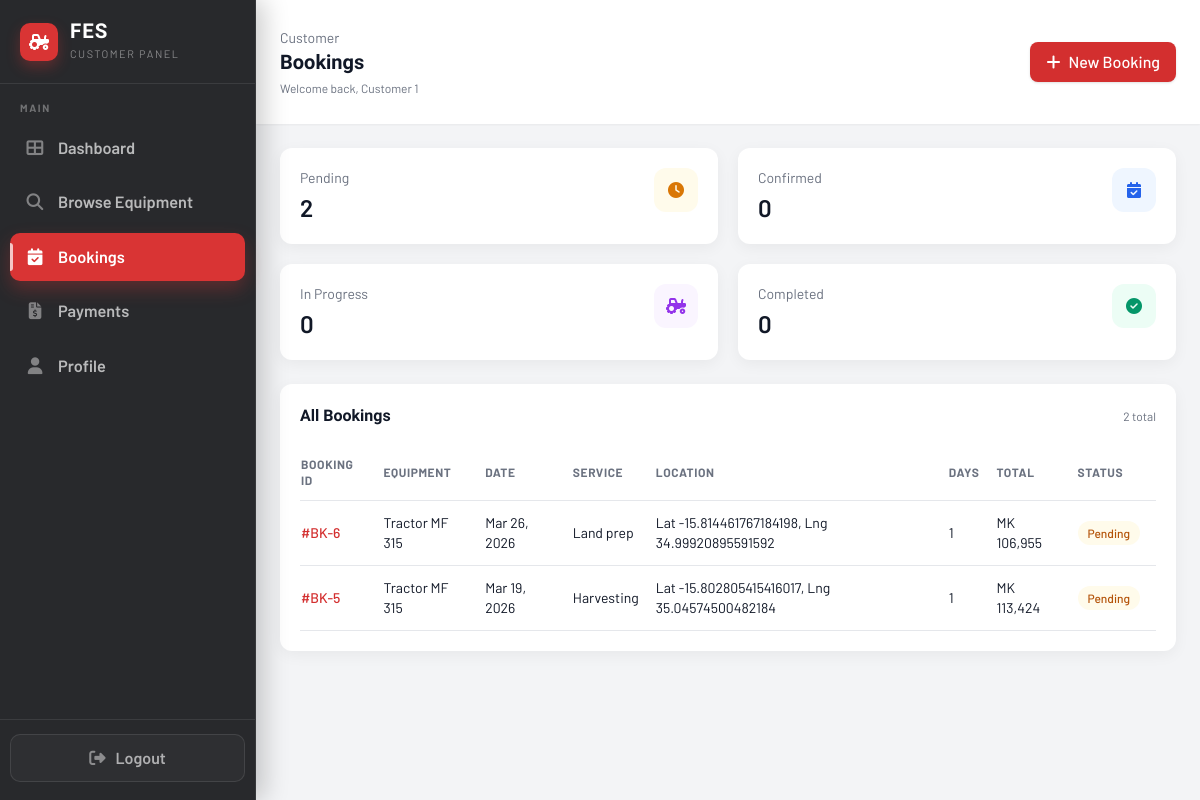
The page /Pages/customer/bookings.php (signed in) on the database as committed earlier.
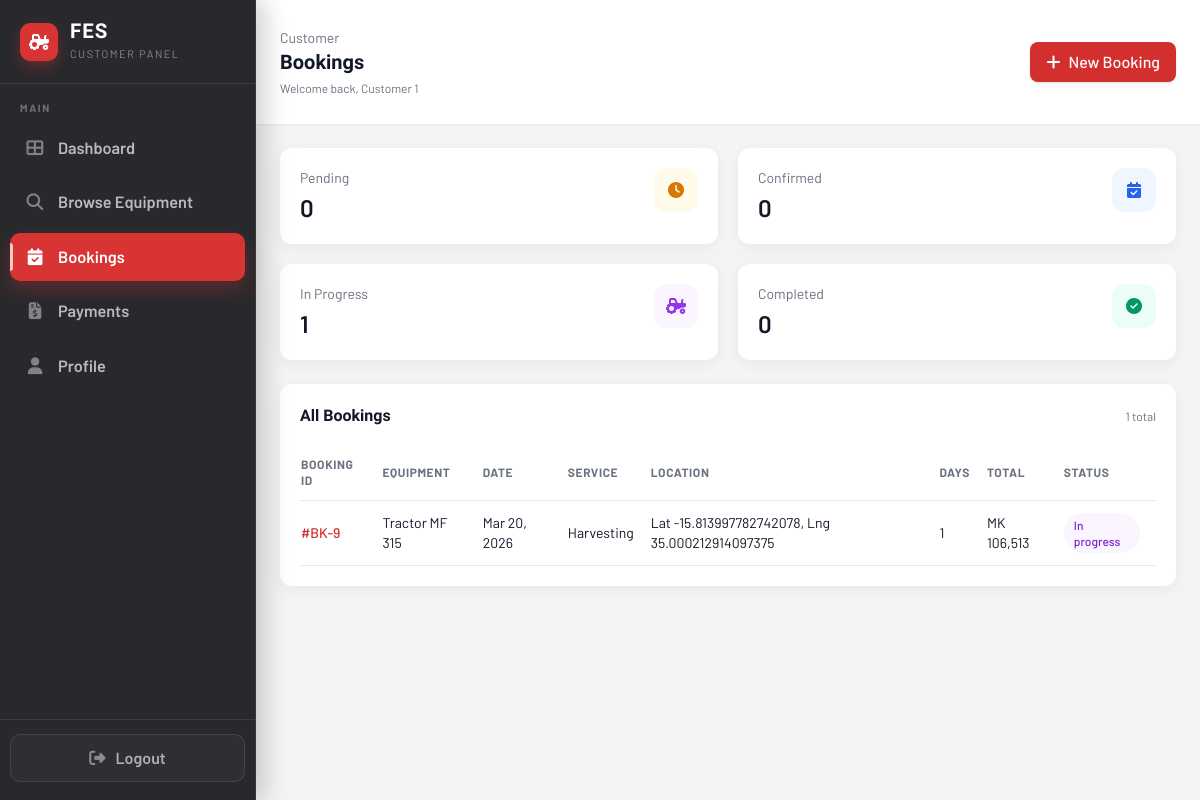
The same page on the database as committed later.
### tables this page shows
CREATE TABLE IF NOT EXISTS `bookings` (
  `booking_id` int NOT NULL AUTO_INCREMENT,
  `customer_id` int NOT NULL,
  `operator_id` int DEFAULT NULL,
  `equipment_id` varchar(50) NOT NULL,
  `booking_date` date NOT NULL,
  `service_days` int NOT NULL DEFAULT '1',
  `service_type` varchar(50) NOT NULL,
  `service_location` varchar(255) NOT NULL,
  `contact_phone` varchar(50) NOT NULL,
  `field_lat` decimal(10,7) DEFAULT NULL,
  `field_lng` decimal(10,7) DEFAULT NULL,
  `field_address` varchar(255) DEFAULT NULL,
  `field_polygon` longtext,
  `field_hectares` decimal(10,2) DEFAULT NULL,
  `notes` text,
  `estimated_total_cost` decimal(12,2) NOT NULL DEFAULT '0.00',
  `status` enum('pending','confirmed','in_progress','completed','cancelled') NOT NULL DEFAULT 'pending',
  `operator_start_time` datetime DEFAULT NULL COMMENT 'Set when operator marks job In progress',
  `operator_end_time` datetime DEFAULT NULL COMMENT 'Set when operator marks job Completed',
  `created_at` timestamp NULL DEFAULT CURRENT_TIMESTAMP,
  `updated_at` timestamp NULL DEFAULT CURRENT_TIMESTAMP ON UPDATE CURRENT_TIMESTAMP,
  PRIMARY KEY (`booking_id`),
  KEY `customer_id` (`customer_id`),
  KEY `equipment_id` (`equipment_id`),
  KEY `status` (`status`),
  KEY `idx_bookings_operator_id` (`operator_id`)
);

CREATE TABLE IF NOT EXISTS `equipment` (
  `id` int NOT NULL AUTO_INCREMENT,
  `equipment_name` varchar(255) NOT NULL,
  `category` varchar(100) NOT NULL,
  `equipment_id` varchar(100) NOT NULL,
  `model` varchar(255) DEFAULT NULL,
  `description` text NOT NULL,
  `status` enum('available','in_use','maintenance','retired') NOT NULL DEFAULT 'available',
  `location` varchar(255) NOT NULL,
  `operator_id` int DEFAULT NULL,
  `purchase_date` date DEFAULT NULL,
  `daily_rate` decimal(10,2) NOT NULL,
  `hourly_rate` decimal(10,2) DEFAULT '0.00',
  `per_hectare_rate` decimal(10,2) DEFAULT NULL,
  `fuel_type` varchar(50) DEFAULT NULL,
  `total_usage_hours` int DEFAULT '0',
  `year_manufactured` int DEFAULT NULL,
  `weight_kg` decimal(10,2) DEFAULT NULL,
  `last_maintenance` date DEFAULT NULL,
  `icon` varchar(100) NOT NULL,
  `image_path` varchar(500) DEFAULT NULL,
  `created_at` timestamp NULL DEFAULT CURRENT_TIMESTAMP,
  `updated_at` timestamp NULL DEFAULT CURRENT_TIMESTAMP ON UPDATE CURRENT_TIMESTAMP,
  PRIMARY KEY (`id`),
  KEY `operator_id` (`operator_id`)
);

### Pages/customer/bookings.php (the view, shortened to what the changed rows need)
<?php
$bookingStats = [
    'pending' => 0,
    'confirmed' => 0,
    'in_progress' => 0,
    'completed' => 0,
    'cancelled' => 0
];
$bookings = [];
try {
    $conn = getDBConnection();
    $customerId = intval($_SESSION['user_id']);
    $sql = "SELECT status, COUNT(*) as total FROM bookings WHERE customer_id = ? GROUP BY status";
    if ($stmt = $conn->prepare($sql)) {
        $stmt->bind_param('i', $customerId);
        $stmt->execute();
        $res = $stmt->get_result();
        while ($row = $res->fetch_assoc()) {
            $status = $row['status'];
            if (isset($bookingStats[$status])) {
                $bookingStats[$status] = intval($row['total']);
            }
        }
    }
    $sql = "SELECT b.booking_id, b.booking_date, b.service_days, b.service_type,
                   COALESCE(NULLIF(b.service_location, ''), b.field_address) AS service_location,
                   b.status, b.estimated_total_cost, e.equipment_name
            FROM bookings b
            JOIN equipment e ON e.equipment_id = b.equipment_id
            WHERE b.customer_id = ?
            ORDER BY b.created_at DESC";
    if ($stmt = $conn->prepare($sql)) {
        $stmt->bind_param('i', $customerId);
        $stmt->execute();
        $res = $stmt->get_result();
        while ($row = $res->fetch_assoc()) {
            $bookings[] = $row;
        }
    }
} catch (Exception $e) {
    error_log('Customer bookings data error: ' . $e->getMessage());
}
?>
<!DOCTYPE html>
<html lang="en">
<head>
    <link rel="stylesheet" href="https://cdnjs.cloudflare.com/ajax/libs/font-awesome/6.4.0/css/all.min.css">
    <script src="https://cdn.tailwindcss.com"></script>
</head>
<body>
    <div class="min-h-screen w-full bg-gray-100">
        <div class="flex min-h-screen">
            <div class="flex-1 flex flex-col min-w-0 md:ml-64">
                <header class="bg-white px-6 py-7 flex items-center justify-between shadow-sm">
                    <div class="flex items-center gap-3">
                        <div>
                            <h1 class="text-xl font-semibold text-gray-900">Bookings</h1>
                        </div>
                    </div>
                </header>
                <main class="flex-1 overflow-y-auto p-6">
                    <div class="grid grid-cols-1 sm:grid-cols-2 xl:grid-cols-4 gap-5 mb-6">
                        <div class="bg-white rounded-xl shadow-card p-5 flex items-start justify-between">
                            <div>
                                <div class="text-sm text-gray-500">Pending</div>
                                <div class="mt-1 text-2xl font-semibold text-gray-900"><?php echo htmlspecialchars((string)$bookingStats['pending']); ?></div>
                            </div>
                        </div>
                        <div class="bg-white rounded-xl shadow-card p-5 flex items-start justify-between">
                            <div>
                                <div class="text-sm text-gray-500">In Progress</div>
                                <div class="mt-1 text-2xl font-semibold text-gray-900"><?php echo htmlspecialchars((string)$bookingStats['in_progress']); ?></div>
                            </div>
                        </div>
                    </div>
                    <section class="bg-white rounded-xl shadow-card p-5">
                        <div class="flex items-center justify-between mb-4">
                            <h2 class="text-base font-semibold text-gray-900">All Bookings</h2>
                            <span class="text-xs text-gray-500"><?php echo count($bookings); ?> total</span>
                        </div>
                        <div class="overflow-x-auto">
                            <table class="min-w-full">
                                <thead>
                                    <tr class="text-left text-xs font-medium text-gray-500 border-b uppercase tracking-wider">
                                        <th class="py-3 pr-4">Booking ID</th>
                                        <th class="py-3 pr-4">Equipment</th>
                                        <th class="py-3 pr-4">Date</th>
                                        <th class="py-3 pr-4">Service</th>
                                        <th class="py-3 pr-4">Location</th>
                                        <th class="py-3 pr-4">Days</th>
                                        <th class="py-3 pr-4">Total</th>
                                        <th class="py-3 pr-4">Status</th>
                                    </tr>
                                </thead>
                                <tbody class="text-sm text-gray-900">
                                    <?php if (!empty($bookings)): ?>
                                        <?php foreach ($bookings as $row): ?>
                                            <?php
                                                $status = $row['status'] ?? 'pending';
                                                $badgeClasses = [
                                                    'pending' => 'bg-amber-50 text-amber-700',
                                                    'confirmed' => 'bg-blue-50 text-blue-700',
                                                    'in_progress' => 'bg-purple-50 text-purple-700',
                                                    'completed' => 'bg-emerald-50 text-emerald-700',
                                                    'cancelled' => 'bg-gray-100 text-gray-700'
                                                ];
                                                $badgeClass = $badgeClasses[$status] ?? 'bg-gray-100 text-gray-700';
                                            ?>
                                            <tr class="border-b hover:bg-gray-50 cursor-pointer" onclick="window.location.href='booking-details.php?id=<?php echo urlencode((string)$row['booking_id']); ?>'">
                                                <td class="py-3 pr-4 font-medium text-fes-red">#BK-<?php echo htmlspecialchars((string)$row['booking_id']); ?></td>
                                                <td class="py-3 pr-4 text-gray-900"><?php echo htmlspecialchars($row['equipment_name'] ?? 'N/A'); ?></td>
                                                <td class="py-3 pr-4">
                                                    <?php echo !empty($row['booking_date']) ? htmlspecialchars(date('M d, Y', strtotime($row['booking_date']))) : 'N/A'; ?>
                                                </td>
                                                <td class="py-3 pr-4"><?php echo htmlspecialchars(ucfirst(str_replace('_', ' ', $row['service_type'] ?? 'N/A'))); ?></td>
                                                <td class="py-3 pr-4"><?php echo htmlspecialchars($row['service_location'] ?? 'N/A'); ?></td>
                                                <td class="py-3 pr-4"><?php echo htmlspecialchars((string)($row['service_days'] ?? 1)); ?></td>
                                                <td class="py-3 pr-4">MK <?php echo number_format((float)($row['estimated_total_cost'] ?? 0)); ?></td>
                                                <td class="py-3 pr-4">
                                                    <span class="inline-flex items-center px-2.5 py-1 rounded-full text-xs font-medium <?php echo $badgeClass; ?>">
                                                        <?php echo htmlspecialchars(ucfirst(str_replace('_', ' ', $status))); ?>
                                                    </span>
                                                </td>
                                            </tr>
                                        <?php endforeach; ?>
                                    <?php else: ?>
                                        <tr>
                                            <td class="py-6 text-center text-sm text-gray-500" colspan="8">No bookings yet.</td>
                                        </tr>
                                    <?php endif; ?>
                                </tbody>
                            </table>
                        </div>
                    </section>
                </main>
            </div>
        </div>
    </div>
</body>
</html>

Rows that differ between the two databases and show on the page:
removed bookings: booking_id "6", equipment.equipment_name "Tractor MF 315", booking_date "Mar 26, 2026", service_type "Land prep", service_location "Lat -15.814461767184198, Lng 34.99920895591592", service_days "1", estimated_total_cost "106,955", status "Pending"
removed bookings: booking_id "5", equipment.equipment_name "Tractor MF 315", booking_date "Mar 19, 2026", service_type "Harvesting", service_location "Lat -15.802805415416017, Lng 35.04574500482184", service_days "1", estimated_total_cost "113,424", status "Pending"
added bookings: booking_id "9", equipment.equipment_name "Tractor MF 315", booking_date "Mar 20, 2026", service_type "Harvesting", service_location "Lat -15.813997782742078, Lng 35.000212914097375", service_days "1", estimated_total_cost "106,513", status "In progress"
Other text that changed with them:
$bookingStats['pending']: "2" → "0"
$bookingStats['in_progress']: "0" → "1"
count($bookings): "2" → "1"
